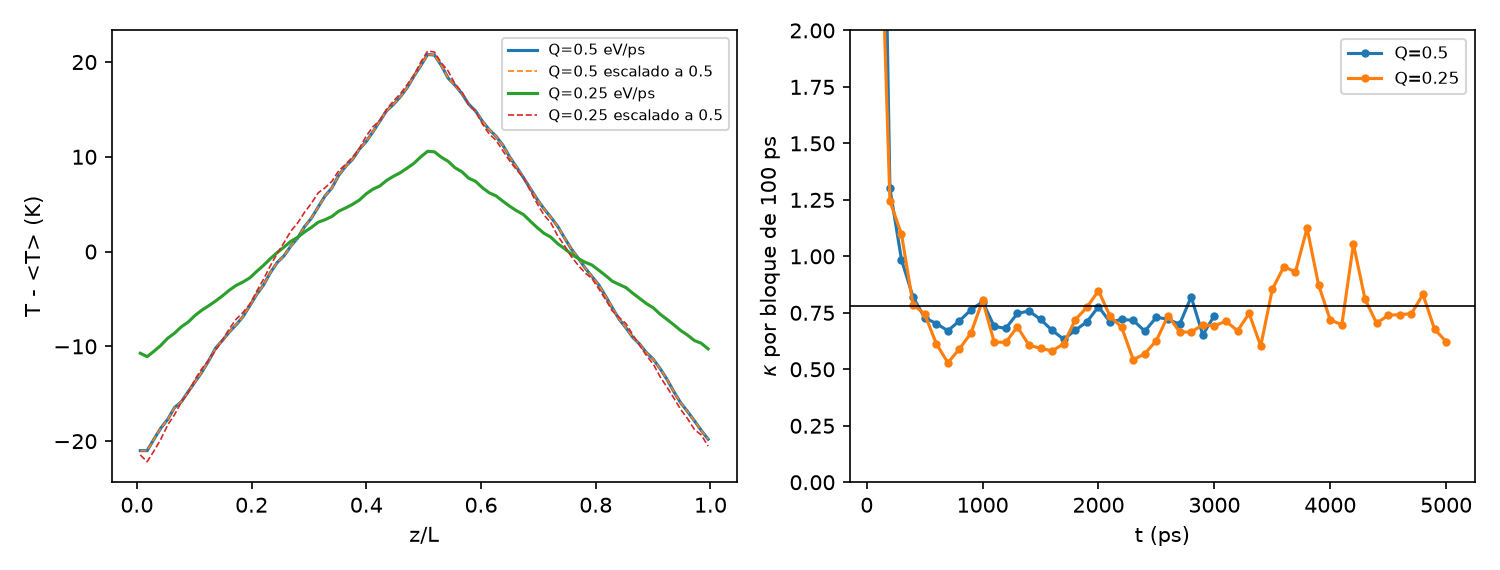

Write Python code to recreate this figure.
"""Prueba de linealidad NEMD: kappa a L = 419 A con Q = 0.5 (tag L8) y Q = 0.25 eV/ps (tag L8q025).
Mismo procedimiento que analiza_nemd.py: descarta 1 ns, perfil medio, recta en el 60 % central de cada mitad,
error por superbloques de 500 ps, sistematico por rango de ajuste (0.5/0.6/0.7).
Ademas: curvatura del perfil (ajuste cuadratico en cada mitad) como indicador directo de no linealidad.
Uso (desde nemd/): python compara_Q.py -> compara_Q.txt, compara_Q.png"""
import glob, re, numpy as np, matplotlib; matplotlib.use("Agg"); import matplotlib.pyplot as plt
W=10.0; VMEAN=143891.93343795; A=VMEAN**(2/3); CONV=1.602176634e-19/1e-12/1e-10/2; TEQ=1000.0; SB=5; FRS=(0.5,0.6,0.7)
CASOS=[("L8",0.5),("L8q025",0.25)]
def leer(tag):
    blk=[]
    for f in sorted(glob.glob(f"{tag}_p*_Tprof.dat"),key=lambda s:int(re.search(r"_p(\d+)_",s).group(1))):
        L=[l.split() for l in open(f) if not l.startswith("#")]; i=0
        while i<len(L):
            ts,nc=int(L[i][0]),int(L[i][1]); d=np.array(L[i+1:i+1+nc],float); blk.append((ts,d[:,1],d[:,3])); i+=1+nc
    box=[l for l in open(sorted(glob.glob(f"log.{tag}_p1.*"))[0]) if "orthogonal box" in l][-1]
    nums=[float(x) for x in re.findall(r"[-0-9.eE+]+",box.split("=")[1])]; return blk,nums[2],nums[5]-nums[2]
def ajuste(z,T,z0,Lz,fr,Q,deg=1):
    s=(z-(z0+W/2))%Lz; h=Lz/2; a=(1-fr)/2*h; g=[]; c=[]
    for lo in (0,h):
        m=(s>lo+a)&(s<lo+h-a); p=np.polyfit(s[m]-(lo+h/2),T[m],deg); g.append(abs(p[-2])); c.append(p[0] if deg==2 else 0)
    return CONV*Q/(A*np.mean(g)), g, c
out=[]; res={}; fig,ax=plt.subplots(1,2,figsize=(10,3.8))
for tag,Q in CASOS:
    blk,z0,Lz=leer(tag); t=np.array([b[0] for b in blk])*1e-3; sel=[b for b,tt in zip(blk,t) if tt>TEQ]
    z=sel[0][1]; Tm=np.mean([b[2] for b in sel],0)
    ks=[ajuste(z,Tm,z0,Lz,fr,Q)[0] for fr in FRS]; k=ks[1]
    nsb=len(sel)//SB; ksb=[ajuste(z,np.mean([b[2] for b in sel[i*SB:(i+1)*SB]],0),z0,Lz,0.6,Q)[0] for i in range(nsb)]
    e=np.std(ksb,ddof=1)/np.sqrt(nsb); sist=np.std(ks,ddof=1)
    _,g2,c2=ajuste(z,Tm,z0,Lz,0.6,Q,deg=2)
    res[tag]=(k,e,sist)
    out.append(f"{tag:7s} Q={Q:.2f} eV/ps  bloques est.={len(sel):3d}  kappa = {k:.3f} +- {e:.3f} (est, {nsb} superbloques) +- {sist:.3f} (ajuste)"
               f"  dT/dz = {np.mean(ajuste(z,Tm,z0,Lz,0.6,Q)[1]):.4f} K/A  curvatura d2T/dz2 = {c2[0]*2:+.2e}, {c2[1]*2:+.2e} K/A^2"
               f"  Tmin/Tmax = {Tm.min():.1f}/{Tm.max():.1f}")
    ax[0].plot((z-z0)/Lz,Tm-Tm.mean(),label=f"Q={Q} eV/ps"); ax[0].plot((z-z0)/Lz,(Tm-Tm.mean())*0.5/Q,"--",lw=0.8,label=f"Q={Q} escalado a 0.5")
    kb=[ajuste(b[1],b[2],z0,Lz,0.6,Q)[0] for b in blk]; ax[1].plot(t,kb,".-",label=f"Q={Q}")
(k1,e1,s1),(k2,e2,s2)=res["L8"],res["L8q025"]; d=k2-k1; ed=np.hypot(e1,e2)
out.append(f"diferencia kappa(Q=0.25) - kappa(Q=0.5) = {d:+.3f} +- {ed:.3f} ({abs(d)/ed:.1f} sigma, estadistico)")
ax[0].set_xlabel("z/L"); ax[0].set_ylabel("T - <T> (K)"); ax[0].legend(fontsize=7)
ax[1].axhline(0.779,color="k",lw=0.8); ax[1].set_ylim(0,2); ax[1].set_xlabel("t (ps)"); ax[1].set_ylabel(r"$\kappa$ por bloque de 100 ps"); ax[1].legend(fontsize=8)
fig.tight_layout(); fig.savefig("compara_Q.png",dpi=150)
open("compara_Q.txt","w").write("\n".join(out)+"\n"); print("\n".join(out))
